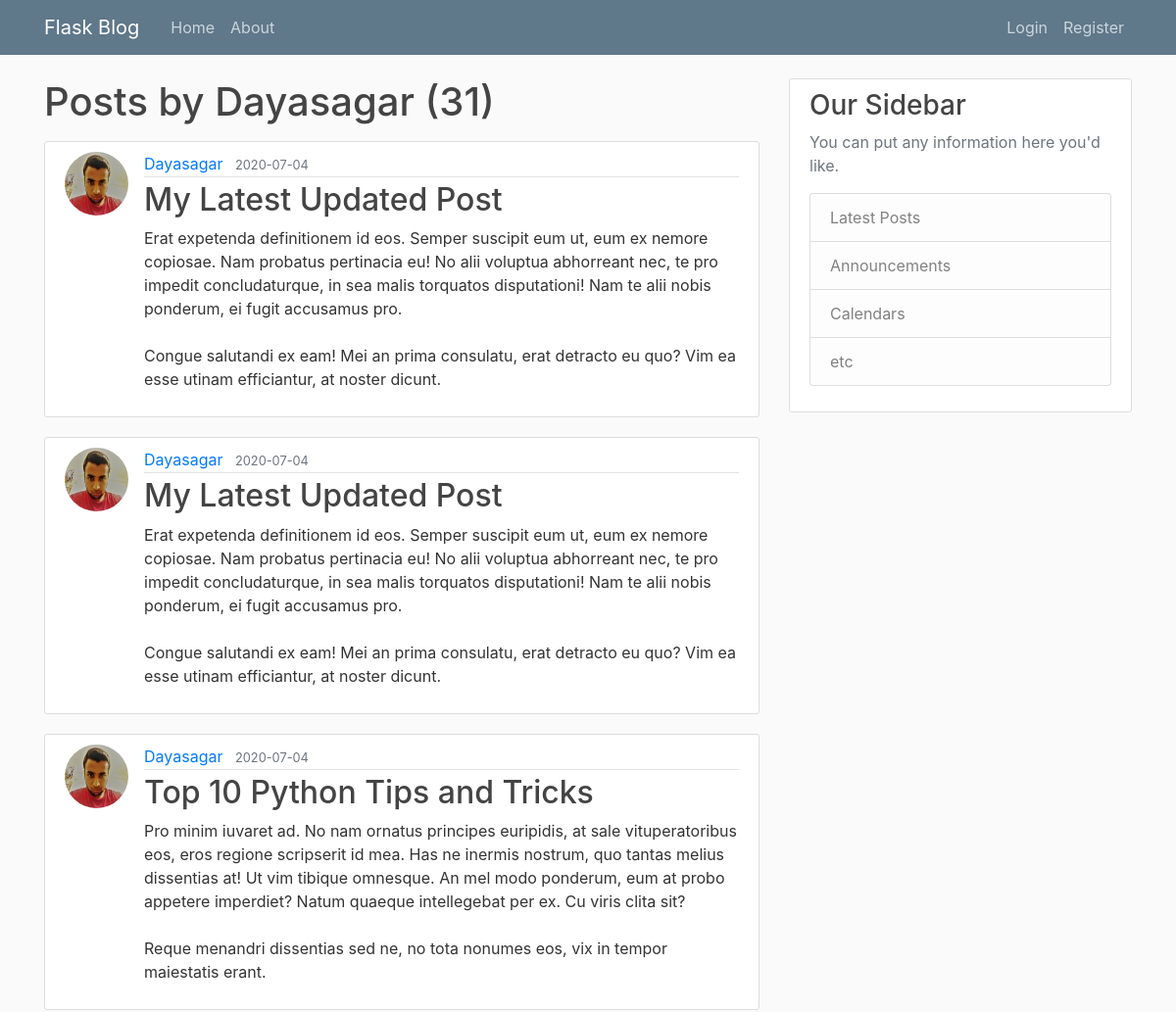
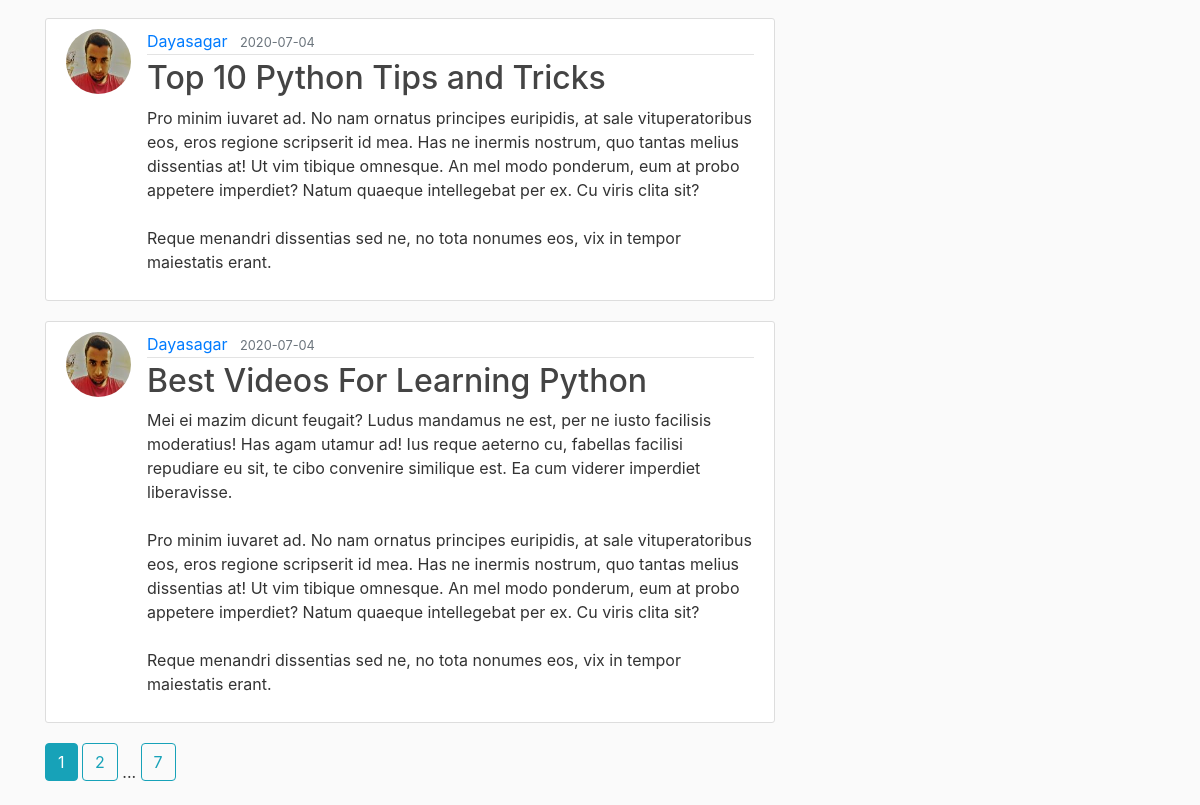
Screenshot of /user/Dayasagar with the database file from the repository (2 pictures, top to bottom).
### flaskblog/models.py (models this page shows, shortened)
class User(db.Model,UserMixin):
    id = db.Column(db.Integer, primary_key=True)
    username = db.Column(db.String(20), unique=True, nullable=False)
    email = db.Column(db.String(120), unique=True, nullable=False)
    image_file = db.Column(db.String(20), nullable=False, default='default.jpg')
    password = db.Column(db.String(60), nullable=False)
    posts = db.relationship('Post', backref='author', lazy=True)

class Post(db.Model):
    id = db.Column(db.Integer, primary_key=True)
    title = db.Column(db.String(100), nullable=False)
    date_posted = db.Column(db.DateTime, nullable=False, default=datetime.utcnow)
    content = db.Column(db.Text, nullable=False)
    user_id = db.Column(db.Integer, db.ForeignKey('user.id'), nullable=False)

### flaskblog/users/routes.py (the view)
@users.route("/user/<string:username>")
def user_posts(username):
    page=request.args.get('page',1,type=int)
    user=User.query.filter_by(username=username).first_or_404()
    posts=Post.query.filter_by(author=user).order_by(Post.date_posted.desc()).paginate(per_page=5,page=page)
    return render_template('user_posts.html', posts=posts,user=user)

### flaskblog/templates/user_posts.html
{% extends 'layout.html' %}
{% block content %}
	<h1 class='mb-3'> Posts by {{ user.username }} ({{ posts.total }})</h1>
	{% for post in posts.items %}
		<article class="media content-section">
			<img class='rounded-circle article-img'src="{{ url_for('static',filename='profile_pics/'+post.author.image_file) }}">
			<div class="media-body">
				<div class="article-metadata">
				   <a class="mr-2" href="{{ url_for('users.user_posts',username=post.author.username) }}">{{ post.author.username }}</a>
				   <small class="text-muted">{{ post.date_posted.strftime('%Y-%m-%d') }}</small>
				    </div>
				    <h2><a class="article-title" href="{{ url_for('posts.post',post_id=post.id) }}">{{ post.title }}</a></h2>
				    <p class="article-content">{{ post.content }}</p>
				  </div>
				</article>
	{% endfor %}
	{% for page_num in posts.iter_pages(left_edge=1,right_edge=1,left_current=1,right_current=2) %}
		{% if page_num %}
			{% if posts.page== page_num%}
				<a class='btn btn-info mb-4' href="{{ url_for('users.user_posts',username=user.username,page=page_num) }}">{{ page_num }}</a>
			{% else %}
				<a class='btn btn-outline-info mb-4' href="{{ url_for('users.user_posts',username=user.username,page=page_num) }}">{{ page_num }}</a>
			{% endif %}
		{% else %}
		...
		{% endif %}
	{% endfor %}
{% endblock content %}

### flaskblog/static/main.css (style rules this page uses)
body { background: #fafafa; color: #333333; margin-top: 5rem; }
h1, h2, h3, h4, h5, h6 { color: #444444; }
.content-section { background: #ffffff; padding: 10px 20px; border: 1px solid #dddddd; border-radius: 3px; margin-bottom: 20px; }
.article-title { color: #444444; }
.article-content { white-space: pre-line; }
.article-img { height: 65px; width: 65px; margin-right: 16px; }
.article-metadata { padding-bottom: 1px; margin-bottom: 4px; border-bottom: 1px solid #e3e3e3 }

### rows the page displays
User: username "Dayasagar"
Post: image_file (picture), author.username "Dayasagar", date_posted "2020-07-04", title "My Latest Updated Post", content "Erat expetenda definitionem id eos. Semper suscipit eum ut, eum ex nemore copiosae. Nam probatus pertinacia eu! No alii voluptua abhorreant nec, te pro impedit concludaturque, in sea malis torquatos disputationi! Nam te alii nobis ponderum, ei fugit accusamus pro. Congue salutandi ex eam! Mei an prima consulatu, erat detracto eu quo? Vim ea esse utinam efficiantur, at noster dicunt."
Post: image_file (picture), author.username "Dayasagar", date_posted "2020-07-04", title "My Latest Updated Post", content "Erat expetenda definitionem id eos. Semper suscipit eum ut, eum ex nemore copiosae. Nam probatus pertinacia eu! No alii voluptua abhorreant nec, te pro impedit concludaturque, in sea malis torquatos disputationi! Nam te alii nobis ponderum, ei fugit accusamus pro. Congue salutandi ex eam! Mei an prima consulatu, erat detracto eu quo? Vim ea esse utinam efficiantur, at noster dicunt."
Post: image_file (picture), author.username "Dayasagar", date_posted "2020-07-04", title "Top 10 Python Tips and Tricks", content "Pro minim iuvaret ad. No nam ornatus principes euripidis, at sale vituperatoribus eos, eros regione scripserit id mea. Has ne inermis nostrum, quo tantas melius dissentias at! Ut vim tibique omnesque. An mel modo ponderum, eum at probo appetere imperdiet? Natum quaeque intellegebat per ex. Cu viris clita sit? Reque menandri dissentias sed ne, no tota nonumes eos, vix in tempor maiestatis erant."
Post: image_file (picture), author.username "Dayasagar", date_posted "2020-07-04", title "Top 10 Python Tips and Tricks", content "Pro minim iuvaret ad. No nam ornatus principes euripidis, at sale vituperatoribus eos, eros regione scripserit id mea. Has ne inermis nostrum, quo tantas melius dissentias at! Ut vim tibique omnesque. An mel modo ponderum, eum at probo appetere imperdiet? Natum quaeque intellegebat per ex. Cu viris clita sit? Reque menandri dissentias sed ne, no tota nonumes eos, vix in tempor maiestatis erant."
Post: image_file (picture), author.username "Dayasagar", date_posted "2020-07-04", title "Best Videos For Learning Python", content "Mei ei mazim dicunt feugait? Ludus mandamus ne est, per ne iusto facilisis moderatius! Has agam utamur ad! Ius reque aeterno cu, fabellas facilisi repudiare eu sit, te cibo convenire similique est. Ea cum viderer imperdiet liberavisse. Pro minim iuvaret ad. No nam ornatus principes euripidis, at sale vituperatoribus eos, eros regione scripserit id mea. Has ne inermis nostrum, quo tantas melius dissentias at! Ut vim tibique omnesque. An mel modo ponderum, eum at probo appetere imperdiet? Natum quaeque intellegebat per ex. Cu viris clita sit? Reque menandri dissentias sed ne, no tota nonumes eos, vix in tempor maiestatis erant."

### other values shown
{{ posts.total }} "31"
{{ page_num }} "1"
{{ page_num }} "2" "7"
